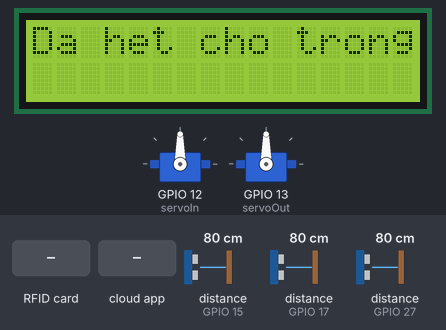
The sketch below on a simulated ESP32. On the bench: 16×2 character LCD, 2 × servo. Wiring (inferred from the names in the program): 3 × ultrasonic range finder: trigger GPIO 14, echo GPIO 15 / trigger GPIO 16, echo GPIO 17 / trigger GPIO 26, echo GPIO 27. The inputs (shaded band) are chosen by the test bench; at power-on: distance to the obstacle (sensors on GPIO 15, GPIO 17, GPIO 27) 80 cm. The echo pulse lasts 58.3 µs per cm; WiFi joins after 1.5 s; servers stay silent unless stated; the Firebase database answers and starts empty; what the sketch prints to the serial monitor is not drawn.

Above: at 2.8 s.
2.9 s: RFID card 12 34 56 78 held to the reader
At 6.2 s:
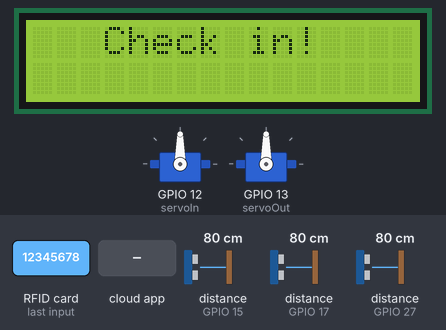
9.0 s: the phone or cloud app sets emptyPakingLotNumber to 1
At 13.4 s:
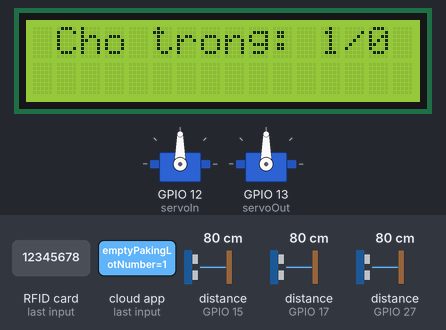
14.1 s: RFID card 12 34 56 78 held to the reader
At 15.5 s:
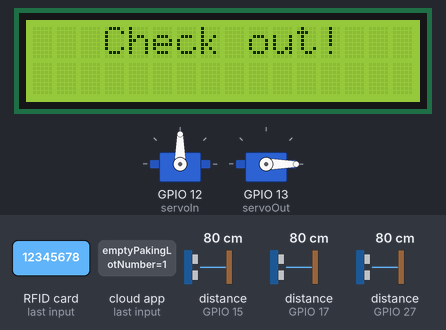
19.1 s: the phone or cloud app sets allPakingLotNumber to 1
At 24.0 s:
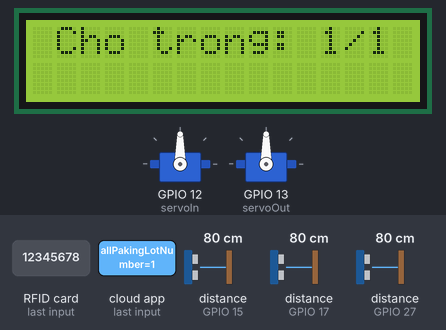
24.3 s: the phone or cloud app sets emptyPakingLotNumber to 0
At 28.6 s:
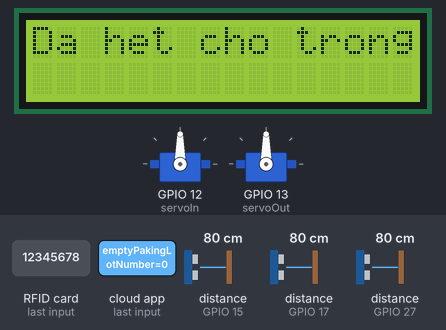
29.3 s: RFID card 5E 7A 19 C4 held to the reader
At 29.8 s:
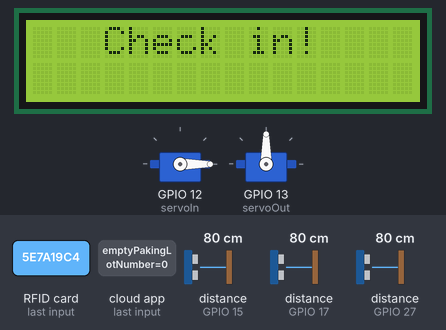
Timing chart, 0 to 32.8 s (numbered marks = the images above; inputs shaded):
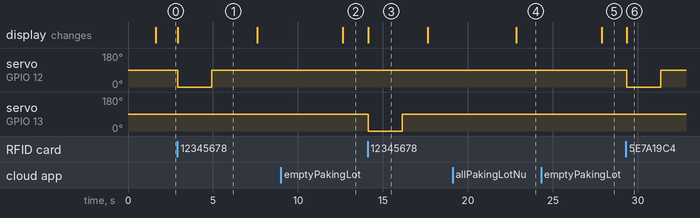

The sketch:

IOT.ino
```cpp
#include <SPI.h>
#include <MFRC522.h>
#include <Servo.h>
#include <Arduino.h>
#include <WiFi.h>
#include <LiquidCrystal_I2C.h>

// set the LCD number of columns and rows
int lcdColumns = 16;
int lcdRows = 2;

// set LCD address, number of columns and rows
// if you don't know your display address, run an I2C scanner sketch
LiquidCrystal_I2C lcd(0x27, lcdColumns, lcdRows);

#include <Firebase_ESP_Client.h>

// Provide the token generation process info.
#include <addons/TokenHelper.h>

// Provide the RTDB payload printing info and other helper functions.
#include <addons/RTDBHelper.h>

/* 1. Define the WiFi credentials */
#define WIFI_SSID "DCS"
#define WIFI_PASSWORD "12345678"

// For the following credentials, see examples/Authentications/SignInAsUser/EmailPassword/EmailPassword.ino

/* 2. Define the API Key */
#define API_KEY "AIzaSyCCTjKWELtwx1XzAe0dM_1F-E-wlXYR_Lk"

/* 3. Define the RTDB URL */
#define DATABASE_URL "https://ledrgb-aba5c-default-rtdb.firebaseio.com/"  //<databaseName>.firebaseio.com or <databaseName>.<region>.firebasedatabase.app

/* 4. Define the user Email and password that alreadey registerd or added in your project */
#define USER_EMAIL "a@kma.com"
#define USER_PASSWORD "123456"

// Define Firebase Data object
FirebaseData fbdo;

FirebaseAuth auth;
FirebaseConfig config;

const int trigPin1 = 26;
const int echoPin1 = 27;

const int trigPin2 = 14;
const int echoPin2 = 15;

const int trigPin3 = 16;
const int echoPin3 = 17;

//define sound speed in cm/uS
#define SOUND_SPEED 0.034

long duration1;
long duration2;
long duration3;
float distanceCm1;
float distanceCm2;
float distanceCm3;

unsigned long sendDataPrevMillis = 0;
unsigned long timer = 0;
unsigned long timerSR = 0;
unsigned long timerLCD = 0;


Servo servoIn;
Servo servoOut;

#define SS_PIN 5
#define RST_PIN 2

MFRC522 mfrc522(SS_PIN, RST_PIN);

byte savedCard[3][4] = { 0x00, 0x00, 0x00, 0x00, 0x00, 0x00, 0x00, 0x00, 0x00, 0x00, 0x00, 0x00 };
char slot[] = "000111";
int emptyPakingLotNumber = 0;
int allPakingLotNumber = 0;

void displayEmptyPakingLotNumber() {
  if (emptyPakingLotNumber > 0) {
    lcd.clear();
    lcd.setCursor(0, 0);
    lcd.print(" Cho trong: ");
    lcd.print(emptyPakingLotNumber);
    lcd.print("/");
    lcd.print(allPakingLotNumber);
  } else {
    lcd.clear();
    lcd.setCursor(0, 0);
    lcd.print("Da het cho trong");
  }
}

void setup() {
  Serial.begin(9600);
  // initialize LCD
  lcd.init();
  // turn on LCD backlight
  lcd.backlight();
  pinMode(trigPin1, OUTPUT);  // Sets the trigPin as an Output
  pinMode(echoPin1, INPUT);   // Sets the echoPin as an Input
  pinMode(trigPin2, OUTPUT);  // Sets the trigPin as an Output
  pinMode(echoPin2, INPUT);   // Sets the echoPin as an Input
  pinMode(trigPin3, OUTPUT);  // Sets the trigPin as an Output
  pinMode(echoPin3, INPUT);   // Sets the echoPin as an Input
  SPI.begin();
  mfrc522.PCD_Init();
  servoIn.attach(12);
  servoOut.attach(13);
  servoIn.write(90);
  servoOut.write(90);

  WiFi.begin(WIFI_SSID, WIFI_PASSWORD);

  Serial.print("Connecting to Wi-Fi");
  unsigned long ms = millis();
  while (WiFi.status() != WL_CONNECTED) {
    Serial.print(".");
    delay(300);
  }
  Serial.println();
  Serial.print("Connected with IP: ");
  Serial.println(WiFi.localIP());
  Serial.println();

  Serial.printf("Firebase Client v%s\n\n", FIREBASE_CLIENT_VERSION);

  /* Assign the api key (required) */
  config.api_key = API_KEY;

  /* Assign the user sign in credentials */
  auth.user.email = USER_EMAIL;
  auth.user.password = USER_PASSWORD;

  /* Assign the RTDB URL (required) */
  config.database_url = DATABASE_URL;

  /* Assign the callback function for the long running token generation task */
  config.token_status_callback = tokenStatusCallback;  // see addons/TokenHelper.

  // Limit the size of response payload to be collected in FirebaseData
  fbdo.setResponseSize(2048);

  Firebase.begin(&config, &auth);

  // Comment or pass false value when WiFi reconnection will control by your code or third party library
  Firebase.reconnectWiFi(true);

  Firebase.setDoubleDigits(5);

  config.timeout.serverResponse = 10 * 1000;

  displayEmptyPakingLotNumber();
}

void loop() {
  if (Firebase.ready() && (millis() - sendDataPrevMillis > 2000 || sendDataPrevMillis == 0)) {
    sendDataPrevMillis = millis();
    Serial.printf("Set string... %s\n", Firebase.RTDB.setString(&fbdo, F("/SmartParkingLot"), F(slot)) ? "ok" : fbdo.errorReason().c_str());
    Serial.printf("Get int ref... %s\n", Firebase.RTDB.getInt(&fbdo, F("/emptyPakingLotNumber"), &emptyPakingLotNumber) ? String(emptyPakingLotNumber).c_str() : fbdo.errorReason().c_str());
    Serial.printf("Get int ref... %s\n", Firebase.RTDB.getInt(&fbdo, F("/allPakingLotNumber"), &allPakingLotNumber) ? String(allPakingLotNumber).c_str() : fbdo.errorReason().c_str());
  }

  if (millis() - timerLCD > 5000 || timerLCD == 0) {
    timerLCD = millis();
    displayEmptyPakingLotNumber();
  }

  if (mfrc522.PICC_IsNewCardPresent() && mfrc522.PICC_ReadCardSerial() && (millis() - timer > 1000 || timer == 0)) {
    timer = millis();
    if (mfrc522.uid.size != 4) {
      Serial.println("");
      lcd.setCursor(0, 0);
      lcd.clear();
      lcd.print("Khong the doc ID");
      lcd.setCursor(0, 1);
      lcd.print("     The tu     ");
      delay(3000);
      return;
    }
    byte cardKey[4];
    for (byte i = 0; i < 4; i++) {
      cardKey[i] = mfrc522.uid.uidByte[i];
    }
    if (memcmp(cardKey, savedCard[0], 4) == 0) {
      lcd.clear();
      lcd.setCursor(0, 0);
      lcd.print("   Check out!");
      for (byte i = 0; i < 4; i++) {
        savedCard[0][i] = 0x00;
      }
      servoOut.write(0);
      delay(2000);
      servoOut.write(90);
    } else if (memcmp(cardKey, savedCard[1], 4) == 0) {
      lcd.clear();
      lcd.setCursor(0, 0);
      lcd.print("   Check out!");
      for (byte i = 0; i < 4; i++) {
        savedCard[1][i] = 0x00;
      }
      servoOut.write(0);
      delay(2000);
      servoOut.write(90);
    } else if (memcmp(cardKey, savedCard[2], 4) == 0) {
      lcd.clear();
      lcd.setCursor(0, 0);
      lcd.print("   Check out!");
      for (byte i = 0; i < 4; i++) {
        savedCard[2][i] = 0x00;
      }
      servoOut.write(0);
      delay(2000);
      servoOut.write(90);
    } else {
      int empty = -1;
      for (int i = 0; i < 3; i++) {
        if (savedCard[i][0] == 0x00 && savedCard[i][1] == 0x00) empty = i;
      }
      if (empty != -1) {
        lcd.clear();
        lcd.setCursor(0, 0);
        lcd.print("   Check in!");
        for (byte i = 0; i < 4; i++) {
          savedCard[empty][i] = cardKey[i];
        }
        // Lưu trữ ID thẻ từ vào bộ nhớ hoặc tệp tin
        servoIn.write(0);
        delay(2000);
        servoIn.write(90);
      } else {
        // het slot giui xe
      }
    }
    mfrc522.PICC_HaltA();
  }

  if ((millis() - timerSR > 2000 || timerSR == 0)) {
    timerSR = millis();
    // Clears the trigPin
    digitalWrite(trigPin1, LOW);
    delayMicroseconds(2);
    // Sets the trigPin on HIGH state for 10 micro seconds
    digitalWrite(trigPin1, HIGH);
    delayMicroseconds(10);
    digitalWrite(trigPin1, LOW);

    // Reads the echoPin, returns the sound wave travel time in microseconds
    duration1 = pulseIn(echoPin1, HIGH);

    // Calculate the distance
    distanceCm1 = duration1 * SOUND_SPEED / 2;

    // Prints the distance in the Serial Monitor
    Serial.print("Distance 1 (cm): ");
    Serial.println(distanceCm1);
    if (distanceCm1 < 11) {
      slot[0] = '1';
    } else {
      slot[0] = '0';
    }
    delay(100);

    // Clears the trigPin
    digitalWrite(trigPin2, LOW);
    delayMicroseconds(2);
    // Sets the trigPin on HIGH state for 10 micro seconds
    digitalWrite(trigPin2, HIGH);
    delayMicroseconds(10);
    digitalWrite(trigPin2, LOW);

    // Reads the echoPin, returns the sound wave travel time in microseconds
    duration2 = pulseIn(echoPin2, HIGH);

    // Calculate the distance
    distanceCm2 = duration2 * SOUND_SPEED / 2;

    // Prints the distance in the Serial Monitor
    Serial.print("Distance 2 (cm): ");
    Serial.println(distanceCm2);
    if (distanceCm2 < 11) {
      slot[1] = '1';
    } else {
      slot[1] = '0';
    }

    delay(100);

    // Clears the trigPin
    digitalWrite(trigPin3, LOW);
    delayMicroseconds(2);
    // Sets the trigPin on HIGH state for 10 micro seconds
    digitalWrite(trigPin3, HIGH);
    delayMicroseconds(10);
    digitalWrite(trigPin3, LOW);

    // Reads the echoPin, returns the sound wave travel time in microseconds
    duration3 = pulseIn(echoPin3, HIGH);

    // Calculate the distance
    distanceCm3 = duration3 * SOUND_SPEED / 2;

    // Prints the distance in the Serial Monitor
    Serial.print("Distance 3 (cm): ");
    Serial.println(distanceCm3);
    if (distanceCm3 < 11) {
      slot[2] = '1';
    } else {
      slot[2] = '0';
    }
  }

}
```

Measured:
- after the input at 2.9 s, servo on GPIO 12 (servoIn): 90° → 0° at once, → 90° 2.0 s later; the display: changes at once (image 1)
- after the input at 9.0 s, the display: changes after 3.6 s (image 2)
- after the input at 14.1 s, servo on GPIO 13 (servoOut): 90° → 0° at once, → 90° 2.0 s later; the display: changes at once (image 3)
- after the input at 19.1 s, the display: changes after 3.7 s (image 4)
- after the input at 24.3 s, the display: changes after 3.6 s (image 5)
- after the input at 29.3 s, servo on GPIO 12 (servoIn): 90° → 0° at once, → 90° 2.0 s later; the display: changes at once (image 6)
- what the display in image 1 shows lasts 4.7 s, from 2.9 s to 7.6 s
